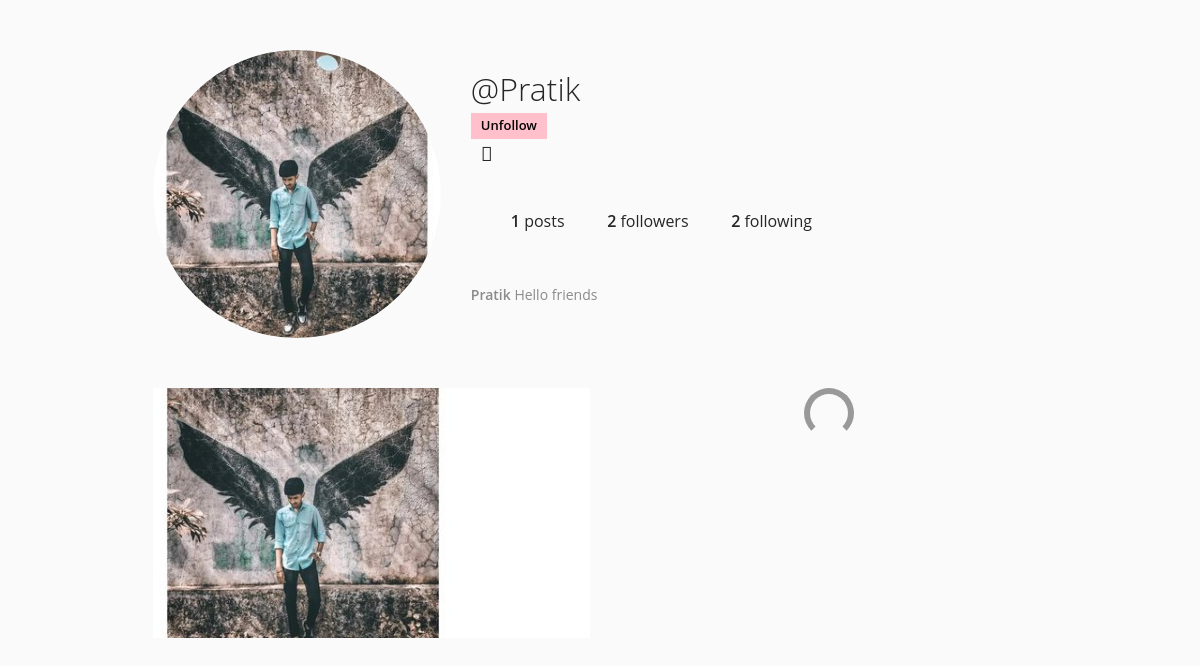
The app's page /profile2/Pratik (signed in) with its own data.
### core/models.py (models this page shows, shortened)
class Profile_User(models.Model):
    user = models.ForeignKey(User, on_delete=models.CASCADE)
    id_user = models.IntegerField()
    bio = models.TextField(blank=True)
    profileimg = models.ImageField(upload_to='profile_images', default='blank-profile-picture-973460_1280.png')  #YE Defautly profile banate samay sab kon ek default img chipkadekaga  Issse ka main kamm - ye media folder mai ek profile-images karke folder create karega jab koi profile photo ko update karne jayega eg.sample.png, aur uska address kesa hoga -(profile_images/sample.png)
    location = models.CharField(max_length=100, blank=True)

class Post(models.Model):
    id = models.UUIDField(primary_key=True, default=uuid.uuid4)
    user = models.CharField(max_length=100)
    image = models.ImageField(upload_to='posr_images')
    caption = models.TextField(max_length=100)
    created_at = models.DateTimeField(default=datetime.now)
    no_of_likes = models.IntegerField(default=0)

### core/views.py (the view)
# urls.py: path('profile2/<str:pk>', views.profile2, name='profile2'),
@login_required(login_url='signin')
def profile2(request, pk):
    user_object = User.objects.get(username=pk)
    user_profile = Profile_User.objects.get(user=user_object)
    user_posts = Post.objects.filter(user=pk)
    user_posts_grid_mai_all_post_ayenge = Post.objects.all()
    user_post_length = len(user_posts)
    follower = request.user.username
    user = pk
    if FollowersCount.objects.filter(follower=follower, user=user).first():
        button_text ='Unfollow'
    else:
        button_text ='Follow'
    user_follower = len(FollowersCount.objects.filter(user=pk))
    user_following = len(FollowersCount.objects.filter(follower=pk))
    context = {
        'user_profile' : user_profile,
        'user_object' : user_object,
        'user_posts' : user_posts,
        'user_posts_grid_mai_all_post_ayenge' : user_posts_grid_mai_all_post_ayenge,
        'user_post_length' :user_post_length,
        'button_text': button_text,
        'user_follower' : user_follower,
        'user_following' : user_following,
    }
    return render(request, 'profile2.html', context )

### templates/profile2.html (shortened to what this page needs)
{% load static %}
<!DOCTYPE html>
<html lang="en">
<head>
    <link rel="stylesheet" href="{% static 'css/main.min.css' %}">
    <link rel="stylesheet" href="{% static 'css/style.css' %}">
    <link rel="stylesheet" href="{% static 'css/color.css' %}">
    <link rel="stylesheet" href="{% static 'css/responsive.css' %}">
    <link rel='stylesheet' href='https://cdnjs.cloudflare.com/ajax/libs/fancybox/3.5.7/jquery.fancybox.min.css'>
</head>
<body>
    <header>
        <div class="container">
           <div class="profile">
              <div class="profile-image">
                 <img src="{{user_profile.profileimg.url}}" alt="">
              </div>
              <div class="profile-user-settings">
                 <h1 class="profile-user-name">@{{user_profile.user.username}}</h1>
                 <form action="/follow2" method="POST">
					{% if user_object.username == user.username %}
					<a href="/settings" data-ripple="">Account Settings</a>
					{% else %}
					<a data-ripple=""><button type="submit" style="background-color: #ffc0cb; border: #ffc0cb;">{{button_text}}</button></a>
					{% endif %}
				</form>
                 <button class="btn profile-settings-btn" aria-label="profile settings"><i class="fas fa-cog" aria-hidden="true"></i></button>
              </div>
              <div class="profile-stats">
                 <ul>
                    <li><span class="profile-stat-count">{{user_post_length}}</span>  posts</li>
                    <li><span class="profile-stat-count">{{user_follower}}</span> followers</li>
                    <li><span class="profile-stat-count">{{user_following}}</span> following</li>
                 </ul>
              </div>
              <div class="profile-bio">
                 <p><span class="profile-real-name">{{user_profile.user.username}} </span>{{user_profile.bio}}</p>
              </div>
           </div>
        </div>
     </header>
     <main>
         <div class="container">
             <div class="gallery">
               {% for post in user_posts %}
              <div class="gallery-item" tabindex="0">
                    <div class="card">
                        <div class="card-image">
                        <a href="{{post.image.url}}" data-fancybox="gallery" data-caption="Caption Images 1">
                        <img src="{{post.image.url}}" class="gallery-image"  style="height: 250px; width: 300px;" alt="">
                        </a>
                       </div>
                    </div>
            </div>
            {% endfor %}
           <div class="loader"></div>
        </div>
     </main>
</body>
</html>

### static/css/color.css (style rules this page uses)
#nprogress .bar, .timeline-info > ul li a::before, .add-btn > a, .activitiez > li::before, form button, .colla-apps > li a:hover, a.underline:before, .setting-row input:checked + label, .user-avatar:hover .edit-phto, .error-meta > a, .color-bg, .add-butn, .nav.nav-tabs.likes-btn > li a.active, a.dislike-btn, .drop > a:hover, .btn-view.btn-load-more:hover, .accordion .card h5 button[aria-expanded="true"], .chat-head, .f-page > figure em, .inbox-panel-head > ul > li > a, .nav-tabs--left .nav-link.active, .nav-tabs--left .nav-link.active:hover, footer .widget-title h4::before, #topcontrol, .sidebar .widget-title::before, .f-title::before, .g-post-classic > figure > i::after, .purify > a, .help-list > a:hover, .open-position::before, .info > a, .category-box:hover, .category-box.selected, a.main-btn, .section-heading::before, .getquot-baner, .more-branches > h4::before, .is-helpful > a, .cart-optionz > li > a:hover, .paginationz > li a:hover, .paginationz > li a.active, .shopping-cart, a.btn2:hover, .form-submit > input[type="submit"], button.submit-checkout, .delete-cart:hover, .proceed .button, .amount-area .update-cart, a.addnewforum, .apply-bttons > a { background: orange; }

### templates/profile2.html (style rules this page uses)
:root { font-size: 10px; }
*, *::before, *::after { box-sizing: border-box; }
body { font-family: "Open Sans", Arial, sans-serif; min-height: 100vh; background-color: #fafafa; color: #262626; padding-bottom: 3rem; }
img { display: block; }
.container { max-width: 93.5rem; margin: 0 auto; padding: 0 2rem; }
.btn { display: inline-block; font: inherit; background: none; border: none; color: inherit; padding: 0; cursor: pointer; }
.profile { padding: 5rem 0; }
.profile::after { content: ""; display: block; clear: both; }
.profile-image { float: left; width: calc(33.333% - 1rem); display: flex; justify-content: center; align-items: center; margin-right: 3rem; }
.profile-image img { border-radius: 50%; }
.profile-user-settings, .profile-stats, .profile-bio { float: left; width: calc(66.666% - 2rem); }
.profile-user-settings { margin-top: 1.1rem; }
.profile-user-name { display: inline-block; font-size: 3.2rem; font-weight: 300; }
.profile-settings-btn { font-size: 2rem; margin-left: 1rem; }
.profile-stats { margin-top: 2.3rem; }
.profile-stats li { display: inline-block; font-size: 1.6rem; line-height: 1.5; margin-right: 4rem; cursor: pointer; }
.profile-stats li:last-of-type { margin-right: 0; }
.profile-bio { font-size: 1.6rem; font-weight: 400; line-height: 1.5; margin-top: 2.3rem; }
.profile-real-name, .profile-stat-count, .profile-edit-btn { font-weight: 600; }
.gallery { display: flex; flex-wrap: wrap; margin: -1rem -1rem; padding-bottom: 3rem; }
.gallery-item { position: relative; flex: 1 0 22rem; margin: 1rem; color: #fff; cursor: pointer; }
.gallery-image { width: 100%; height: 100%; object-fit: cover; }
.loader { width: 5rem; height: 5rem; border: 0.6rem solid #999; border-bottom-color: transparent; border-radius: 50%; margin: 0 auto; animation: loader 500ms linear infinite; }

### records on screen
Profile_User: profileimg (picture), user.username "Pratik", bio "Hello friends"
Post: image (picture)

### other values on screen
{{ button_text }} "Unfollow"
{{ user_post_length }} "1"
{{ user_follower }} "2"
{{ user_following }} "2"
